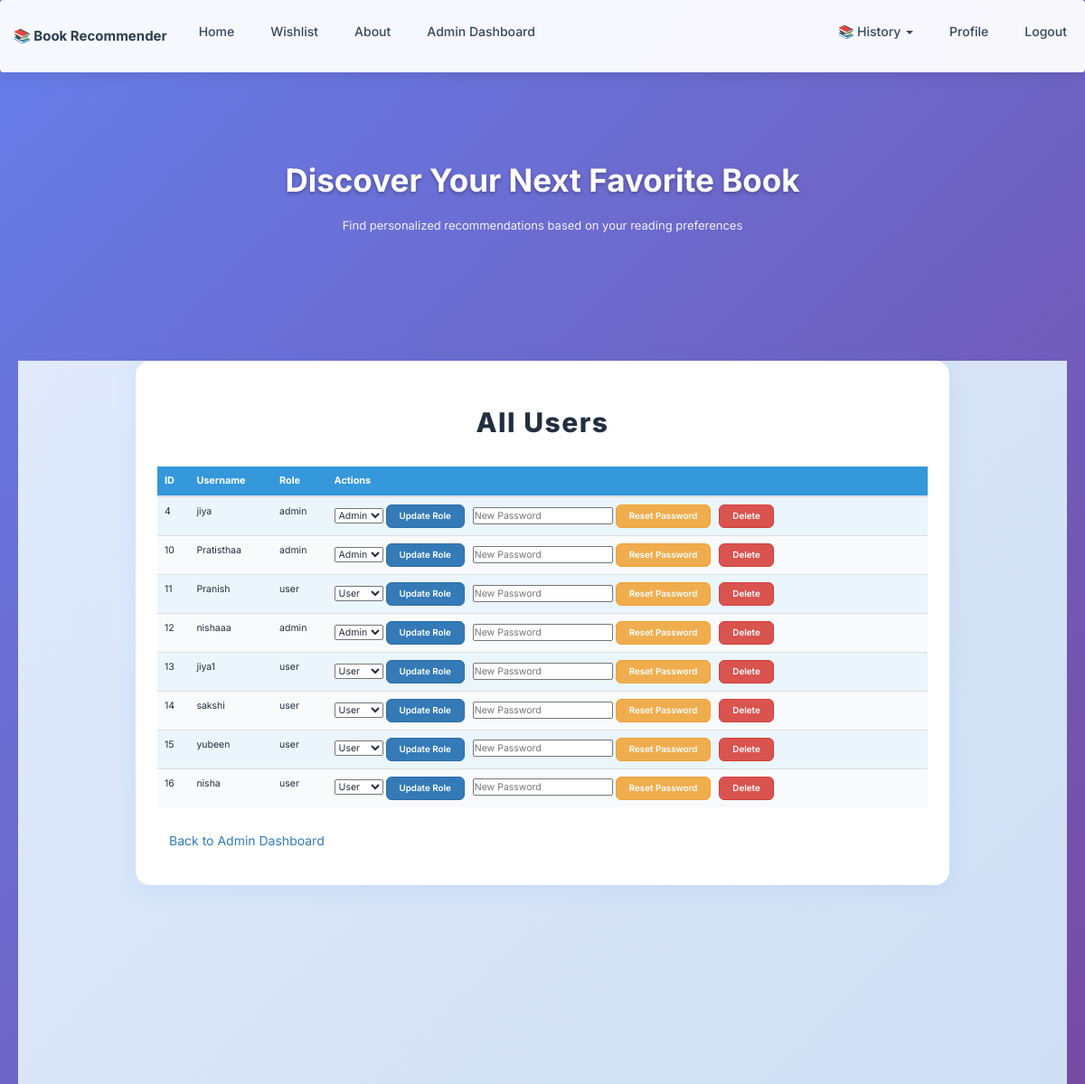
Page /admin_users (signed in) on the committed database.
### tables this page shows
CREATE TABLE users (
            id INTEGER PRIMARY KEY AUTOINCREMENT,
            username TEXT UNIQUE NOT NULL,
            password TEXT NOT NULL,
            is_admin INTEGER DEFAULT 0
        , role TEXT NOT NULL DEFAULT 'user', profile_pic TEXT, email TEXT, phone TEXT);

### app.py (the view)
@app.route("/admin_users")
def admin_users():
    if not is_admin():
        flash("Admin access required.", "danger")
        return redirect(url_for("index"))
    db = get_db()
    users = db.execute("SELECT id, username, role FROM users").fetchall()
    users = [dict(id=u[0], username=u[1], role=u[2]) for u in users]
    return render_template("admin_users.html", users=users)

### app.py (called while the page is built)
@app.after_request
def add_no_cache_headers(response):
    response.headers["Cache-Control"] = "no-store, no-cache, must-revalidate, max-age=0"
    response.headers["Pragma"] = "no-cache"
    response.headers["Expires"] = "0"
    return response

@app.context_processor
def inject_is_admin():
    return dict(is_admin=is_admin)

def get_db():
    db = getattr(g, "_database", None)
    if db is None:
        db = g._database = sqlite3.connect(DATABASE)
    return db

@app.teardown_appcontext
def close_connection(exception):
    db = getattr(g, "_database", None)
    if db is not None:
        db.close()

def is_admin():
    if "user_id" not in session:
        return False
    db = get_db()
    user = db.execute(
        "SELECT role FROM users WHERE id = ?", (session["user_id"],)
    ).fetchone()
    return user and user[0] == "admin"

### templates/admin_users.html (shortened to what this page needs)
{% extends 'index.html' %}
{% block content %}
<div class="admin-users-bg">
  <div class="admin-users-card">
    <h2 class="admin-users-title">All Users</h2>
    <div class="table-responsive">
      <table class="table table-striped table-hover">
        <thead>
          <tr>
            <th>ID</th>
            <th>Username</th>
            <th>Role</th>
            <th>Actions</th>
          </tr>
        </thead>
        <tbody>
          {% for user in users %}
          <tr>
            <td>{{ user['id'] }}</td>
            <td>{{ user['username'] }}</td>
            <td>{{ user['role'] }}</td>
            <td>
              <form action="{{ url_for('admin_edit_user', user_id=user['id']) }}" method="post" style="display:inline;">
                <select name="role">
                  <option value="user" {% if user['role']=='user' %}selected{% endif %}>User</option>
                  <option value="admin" {% if user['role']=='admin' %}selected{% endif %}>Admin</option>
                </select>
                <button type="submit" class="btn btn-primary admin-action-btn">Update Role</button>
              </form>
              <form action="{{ url_for('admin_reset_password', user_id=user['id']) }}" method="post" style="display:inline;">
                <input type="password" name="new_password" placeholder="New Password" required>
                <button type="submit" class="btn btn-warning admin-action-btn">Reset Password</button>
              </form>
              <form action="{{ url_for('admin_delete_user', user_id=user['id']) }}" method="post" style="display:inline;">
                <button type="submit" class="btn btn-danger admin-action-btn" onclick="return confirm('Delete user?')">Delete</button>
              </form>
            </td>
          </tr>
          {% endfor %}
        </tbody>
      </table>
    </div>
    <a href="{{ url_for('admin_dashboard') }}" class="btn btn-secondary">Back to Admin Dashboard</a>
  </div>
</div>
{% endblock %}

### templates/index.html (shortened to what this page needs)
<!DOCTYPE html>
<html lang="en">
  <head>
    <link
      rel="stylesheet"
      href="https://cdn.jsdelivr.net/npm/bootstrap@3.3.7/dist/css/bootstrap.min.css"
    />
  </head>
  <body>
    <nav class="navbar navbar-default">
      <div class="container-fluid">
        <div class="navbar-header">
          <a class="navbar-brand" href="/">📚 Book Recommender</a>
        </div>
        <ul class="nav navbar-nav">
            <li><a href="/">Home</a></li>
            <li><a href="/wishlist">Wishlist</a></li>
            <li><a href="/About">About</a></li>
            {% if session.get('user_id') and is_admin() %}
            <li><a href="{{ url_for('admin_dashboard') }}">Admin Dashboard</a></li>
            {% endif %}
        </ul>
        <ul class="nav navbar-nav navbar-right">
          {% if session.get('user_id') %}
          <li class="dropdown">
            <a
              href="#"
              class="dropdown-toggle"
              data-toggle="dropdown"
              role="button"
              aria-haspopup="true"
              aria-expanded="false"
            >
              📚 History <span class="caret"></span>
            </a>
          </li>
          <li><a href="/profile">Profile</a></li>
          <li><a href="/logout">Logout</a></li>
          {% else %}
          <li><a href="/login">Login</a></li>
          <li><a href="/register">Register</a></li>
          {% endif %}
        </ul>
      </div>
    </nav>
    <div class="hero-section">
      <h1 class="hero-title">Discover Your Next Favorite Book</h1>
      <p class="hero-subtitle">
        Find personalized recommendations based on your reading preferences
      </p>
    </div>
    <div class="main-container">
      {% block content %}{% endblock %}
  </body>
</html>

### templates/index.html (style rules this page uses)
* { margin: 0; padding: 0; box-sizing: border-box; }
body { font-family: "Inter", -apple-system, BlinkMacSystemFont, "Segoe UI", Roboto, sans-serif; background: linear-gradient(135deg, #667eea 0%, #764ba2 100%); min-height: 100vh; color: #333; line-height: 1.6; }
.navbar { background: rgba(255, 255, 255, 0.95); backdrop-filter: blur(10px); border: none; box-shadow: 0 2px 20px rgba(0, 0, 0, 0.1); padding: 15px 0; }
.navbar-brand { font-weight: 700; font-size: 1.5rem; color: #2c3e50 !important; text-decoration: none; }
.nav > li > a { color: #34495e !important; font-weight: 500; padding: 10px 20px; border-radius: 8px; transition: all 0.3s ease; }
.hero-section { text-align: center; padding: 60px 0; color: white; }
.hero-title { font-size: 3.5rem; font-weight: 700; margin-bottom: 20px; text-shadow: 0 2px 4px rgba(0, 0, 0, 0.3); }
.hero-subtitle { font-size: 1.3rem; opacity: 0.9; margin-bottom: 40px; }
.main-container { max-width: 1400px; margin: 0 auto; padding: 0 20px; }

### templates/admin_users.html (style rules this page uses)
.admin-users-bg { background: linear-gradient(135deg, #e0eafc 0%, #cfdef3 100%); min-height: 100vh; padding: 0; }
.admin-users-card { background: #fff; border-radius: 16px; box-shadow: 0 4px 24px rgba(52, 152, 219, 0.10); padding: 32px 24px; margin: 40px auto 0 auto; max-width: 900px; }
.admin-users-title { font-weight: 800; letter-spacing: 1.5px; color: #222f3e; margin-bottom: 32px; text-align: center; }
.table thead th { background: #3498db; color: #fff; font-weight: 700; font-size: 1.08rem; border: none; }
.table tbody td { color: #222f3e; background: #f8fafc; vertical-align: middle; font-size: 1.05rem; }
.table-striped > tbody > tr:nth-of-type(odd) > td { background: #eaf6fb; }
.admin-action-btn { font-size: 0.98rem; border-radius: 6px; margin-right: 6px; font-weight: 600; padding: 5px 14px; }

### rows in the picture
users: id "4", username "jiya", role "admin", role "Admin"
users: id "10", username "Pratisthaa", role "admin", role "Admin"
users: id "11", username "Pranish", role "user", role "User"
users: id "12", username "nishaaa", role "admin", role "Admin"
users: id "13", username "jiya1", role "user", role "User"
users: id "14", username "sakshi", role "user", role "User"
users: id "15", username "yubeen", role "user", role "User"
users: id "16", username "nisha", role "user", role "User"
